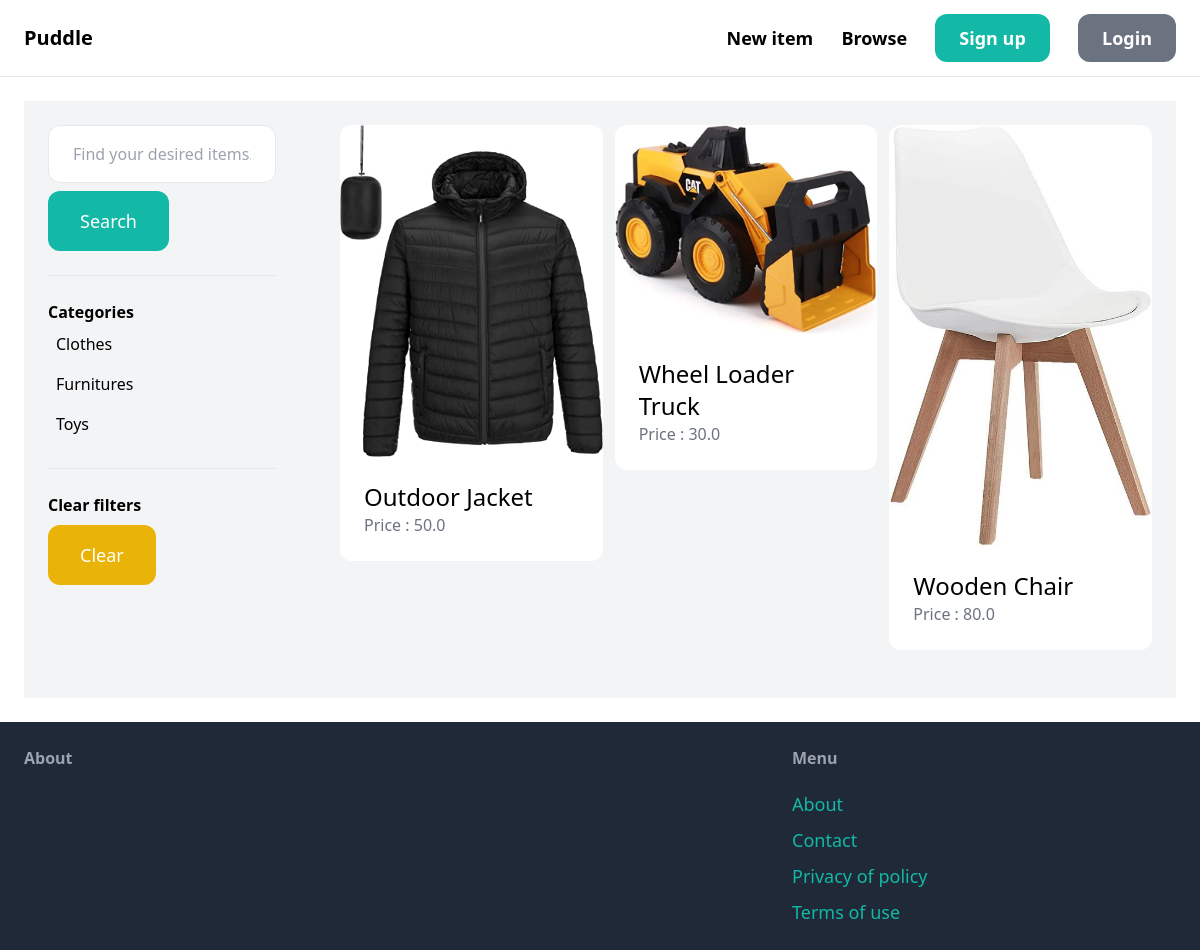
The app's page /items/ with its own data.
### item/models.py (models this page shows, shortened)
class Category(models.Model):
    name = models.CharField(max_length=255)
    class Meta:
        ordering = ('name',)
        verbose_name_plural = "Categories"

class Item(models.Model):
    category = models.ForeignKey(Category, related_name='items', on_delete=models.CASCADE)
    name = models.CharField(max_length=255)
    description = models.TextField(blank=True, null=True)
    price = models.FloatField()
    image = models.ImageField(upload_to='item_images', blank=True, null=True)
    is_sold = models.BooleanField(default=False)
    created_by = models.ForeignKey(User, related_name='items', on_delete=models.CASCADE)
    created_at = models.DateTimeField(auto_now_add=True)

### item/views.py (the view)
# urls.py: path('', views.items, name='items'),
def items(request):
    category_id = int(request.GET.get('category', 0))
    query = request.GET.get('query', '')
    items = Item.objects.filter(is_sold=False)
    categories = Category.objects.all()
    if category_id:
        items = items.filter(category_id=category_id)
    if query:
        items = items.filter(Q(name__icontains=query) | Q(description__icontains=query))
    return render(request, 'item/items.html', {'items':items, 'query':query, 'categories':categories, 'category_id':int(category_id)})

### item/templates/item/items.html (shortened to what this page needs)
{% extends 'marketplace_app/base.html' %}
{% block content %}
    <div class="pb-6 grid grid-cols-4 gap-4 bg-gray-100">
        <div class="col-span-1 px-6 py-6">
            <form method='get' action="{% url 'item:items' %}">
                <input name="query" class="w-full py-4 px-6 border rounded-xl" type="text" value="{{ query }}" placeholder="Find your desired items...">
                <button class="mt-2 py-4 px-8 text-lg bg-teal-500 text-white rounded-xl">Search</button>
            </form>
            <hr class="my-6">
            <p class="font-semibold">Categories</p>
            <ul>
                {% for category in categories %}
                    <li class="py-2 px-2 rounded-xl {% if category.id == category_id %}bg-gray-200{% endif %}">
                        <a href="{% url 'item:items' %}?query={{ query }}&category={{ category.id }}">{{ category.name }}</a>
                    </li>
                {% endfor %}
            </ul>
            <hr class="my-6">
            <p class="font-semibold">Clear filters</p>
            <ul>
                <li><a href="{% url 'item:items' %}" class="mt-2 py-4 px-8 inline-block bg-yellow-500 text-lg rounded-xl text-white">Clear</a></li>
            </ul>
        </div>
        <div class="col-span-3 py-6 px-6">
            <div class="grid grid-cols-3 gap-3">
            {% for item in items %}
                <div>
                    <a href= "{% url 'item:detail' item.id %}">
                        <div>
                            <img src="{{ item.image.url }}" class="rounded-t-xl">
                        </div>
                        <div class="p-6 bg-white rounded-b-xl">
                            <h2 class="text-2xl">{{ item.name }}</h2>
                            <p class="text-gray-500">Price : {{ item.price }}</p>
                        </div>
                    </a>
                </div>
            {% endfor %}
            </div>
        </div>
    </div>
{% endblock %}

### records on screen
Category: name "Clothes"
Category: name "Furnitures"
Category: name "Toys"
Item: image (picture), name "Outdoor Jacket", price "50.0"
Item: image (picture), name "Wheel Loader Truck", price "30.0"
Item: image (picture), name "Wooden Chair", price "80.0"
